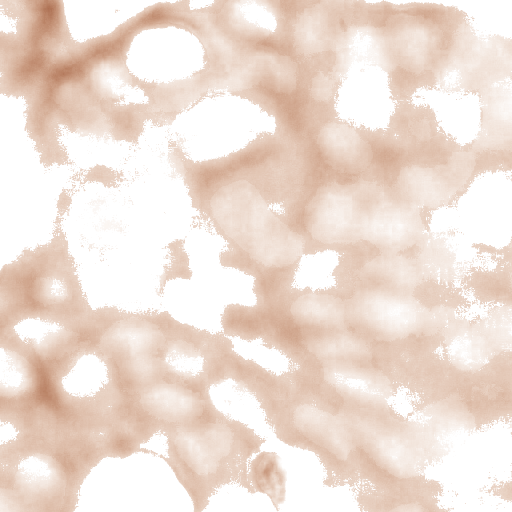
#> input picture example2/Batch_Nuclei_Mem_Seg/d.png, 1024 x 1024 px, given in place of her2-2+-score_test_170.png, which was not available (shown at 1/2 size)
$ python one_nuclei_seg.py
#> lines starting #> are read from the running program, lines starting #| are printed output that depends on the picture; pictures that were not available may be replaced by others from this repository, and a replacement may not be noted
#> further down, img_rgb is the input picture: shape (1024, 1024, 3); mean R, G, B 238.5, 222.3, 212.2
### dqcs/dseg.py

#Importing general llibraries
import cv2
import numpy as np
import matplotlib.pyplot as plt
from matplotlib.path import Path
import os
import sys
import pickle
import requests
import json
import math

#Importing image analysis llibraries
from skimage import data, io
from skimage.color import rgb2hed, hed2rgb, rgb2gray, rgba2rgb
from skimage.color import  separate_stains, combine_stains, hdx_from_rgb, rgb_from_hdx
from skimage.util import img_as_ubyte
import skimage.color


#from dqcs import dpixel
from dqcs.dpixel import pixel_OD, interpolate_point, points_inside_polygon, intensity_weighted_center, draw_tn, points_in_polygon,  pixels_between_curves, line_pixels
from dqcs.danalysis import polyArea, calculate_perimeter_numpy, convert_ndarray, read_annotations_txt, plot_annotations, write_annotations
from dqcs.dutils import img_check

#==============================================================================
def cellpose_seg(img_rgb, diameter=100, anno_fig='out.png', anno_file='out_cp.txt', anno_geojson='out.geojson', center_file='out_center.txt', is_membrane=False):
    ####Taken from file step3b_nuclei_cellpose.py
    #img_rgb: image as numpy array
    #anno_fig: name of output figure to see annontations
    #is_membrane: if True, visualize outlines as membranes (yellow), otherwise as nuclei (red)

    #Importing cellpose libraries
    from cellpose import models, io, core, plot, utils
    from cellpose.io import imread
    #print('Is GPU Working: ',core.use_gpu())
    # Initialize Cellpose model
    model_cyto = models.CellposeModel(gpu=True)      # For cell membrane detection
    # Define channels (0 for grayscale, [0, 0] for single-channel grayscale, [1, 2] for red/green channels)
    ## Perform nuclei segmentation on Hematoxylin channel
    masks_h, flows_h, styles_h = model_cyto.eval(img_rgb, flow_threshold=30, cellprob_threshold=-5, diameter= diameter)

    mask_RGB_h = plot.mask_overlay(img_rgb, masks_h)
    outlines_h = utils.outlines_list(masks_h)

    ##outlines_h: list of numpy arrays, where each np array is of size ~ 200-400 having pixel coordinates of nuclear annotations

    #with open(img[:-4]+'_nuclei_cellpose.pkl', 'wb') as f:
    #    pickle.dump(outlines_h, f)

    # Visualize as membranes (yellow) or nuclei (red) based on is_membrane flag
    if is_membrane:
        plot_annotations(img_rgb, anno_fig, nuclei_anno=None, mem_anno=outlines_h)
    else:
        plot_annotations(img_rgb, anno_fig, nuclei_anno=outlines_h, mem_anno=None)

    write_annotations(outlines_h,anno_file,anno_geojson, center_file)

    return outlines_h


#==============================================================================
# [182 lines left out: functions membrane_seg, plot_OD, not called in this run]
#==============================================================================

#==============================================================================

def get_OD(img_rgb):
    #This function is going to return OD (of RGB channels) of whole patch/image and average OD
    rx,ry,_    =  img_rgb.shape

    ##Following part is very slow
    '''
    d1 = np.zeros_like(img_rgb[:, :, 0])
    for i in range(rx):
        for j in range(ry):
            d1[i,j] = pixel_OD(img_rgb,i,j)
    #===================================================
    '''

    ##Following is fast but consume more memory
    '''# Compute per-channel OD
    #img2 = (img_rgb / 255.0).astype(np.uint8)
    img2 = img_rgb.astype(np.float64) / 255.0
    dr = -np.log((img2[:,:,0] ) + 0.0001)
    dg = -np.log((img2[:,:,1] ) + 0.0001)
    db = -np.log((img2[:,:,2] ) + 0.0001)
    # Mean OD per pixel (average over RGB)
    d1 = (dr + dg + db) / 3.0
    # Scale as in your original code
    d1 = d2 * 255.0 / 5.75
    #===================================================
    '''

    ##Following is fast as well less memory consuming
    #img = img_rgb.astype(np.float32) / 255.0
    img1 = img_rgb.astype(np.float64) / 255.0
    #img1 = (img_rgb / 255.0).astype(np.uint8)
    img1 = -np.log(img1 + 0.0001)
    d1 = img1.mean(axis=2) * 255.0 / 5.75
    #===================================================

    d1 = d1.astype(np.uint8)
    d1_av = np.sum(d1)/(rx*ry)

    #print(np.sum(d1),d1_av)

    return d1, d1_av
#==============================================================================

#==============================================================================
def get_hed(img_file, h_file=None, e_file=None, d_file=None):
    # Load an image and normalize it ---------------------------------------------
    if isinstance(img_file, str):
        img_rgb = io.imread(img_file) #cv2.imread(img_file)
    else:
        img_rgb = img_file
    if img_rgb.shape[2] == 4:
        print("Warning: Input image has an alpha channel. Removing it.")
        img_rgb = img_rgb[:,:,0:3]

    img_rgb[img_rgb>210]=255 #Making all offwhite background pixels to completely white
    img_rgb_normalize = img_rgb / 255.0 #Normalizing pixel values to 0-1
    #----------------------------------------------------------------------------
    # Converting RGB to HED -----------------------------------------------------
    img_hed = rgb2hed(img_rgb_normalize)
    # Creating an RGB image for each of the separated stains and convert them to ubyte for easy saving of image
    null = np.zeros_like(img_hed[:, :, 0])
    ihc_h = img_as_ubyte(hed2rgb(np.stack((img_hed[:, :, 0], null, null), axis=-1)))
    ihc_e = img_as_ubyte(hed2rgb(np.stack((null, img_hed[:, :, 1], null), axis=-1)))
    ihc_d = img_as_ubyte(hed2rgb(np.stack((null, null, img_hed[:, :, 2]), axis=-1)))

    #ihc_h = hed2rgb(np.stack((img_hed[:, :, 0], null, null), axis=-1))
    #ihc_e = hed2rgb(np.stack((null, img_hed[:, :, 1], null), axis=-1))
    #ihc_d = hed2rgb(np.stack((null, null, img_hed[:, :, 2]), axis=-1))

    if(h_file): io.imsave(h_file, ihc_h)
    if(e_file): io.imsave(e_file, ihc_e)
    if(d_file): io.imsave(d_file, ihc_d)

    return ihc_h, ihc_e, ihc_d
#==============================================================================

#==============================================================================
def get_hd_clean(img_file, h_file=None, d_file=None):
    # Load an image and normalize it ---------------------------------------------
#> called with img_file = '../images/2/her2-2+-score_test_170.png', h_file = 'h.png', d_file = 'd.png'
    if isinstance(img_file, str):
        img_rgb = io.imread(img_file) #cv2.imread(img_file)
    else:
        img_rgb = img_file
    if img_rgb.shape[2] == 4:
        print("Warning: Input image has an alpha channel. Removing it.")
        img_rgb = img_rgb[:,:,0:3]

    img_rgb[img_rgb>210]=255 #Making all offwhite background pixels to completely white
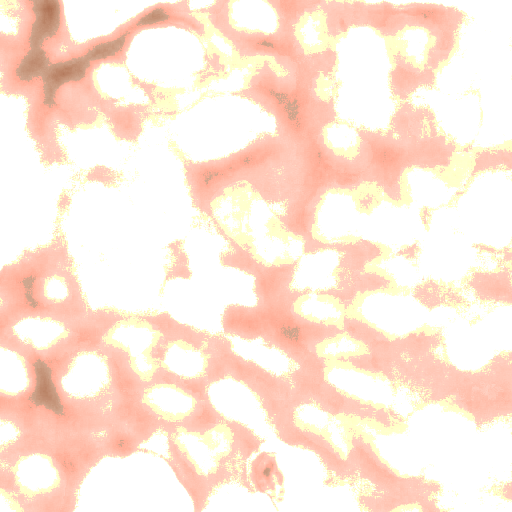
#> img_rgb: shape (1024, 1024, 3) (shown at 1/2 size); mean R, G, B 253.9, 231.6, 217
    img_rgb_normalize = img_rgb / 255.0 #Normalizing pixel values to 0-1
    #----------------------------------------------------------------------------
    # Converting RGB to HED -----------------------------------------------------
    img_hed = rgb2hed(img_rgb_normalize)
#> img_hed: shape (1024, 1024, 3) float64; mean of channels 0, 1, 2 1.94e-06, 0.00328, 0.019
    # Creating an RGB image for each of the separated stains and convert them to ubyte for easy saving of image
    null = np.zeros_like(img_hed[:, :, 0])

    ihc_h = img_as_ubyte(hed2rgb(np.stack((img_hed[:, :, 0], null, null), axis=-1)))
#> ihc_h: shape (1024, 1024, 3); mean of channels 0, 1, 2 255, 255, 255
    ihc_e = img_as_ubyte(hed2rgb(np.stack((null, img_hed[:, :, 1], null), axis=-1)))
#> ihc_e: shape (1024, 1024, 3); mean of channels 0, 1, 2 254.2, 244.2, 253.7
    ihc_d = img_as_ubyte(hed2rgb(np.stack((null, null, img_hed[:, :, 2]), axis=-1)))
#> ihc_d: shape (1024, 1024, 3); mean of channels 0, 1, 2 238.1, 222, 212.1

    rx,ry,_ = img_hed.shape
#> rx = 1024; ry = 1024
    h_od,_    = get_OD(ihc_h)
#> in get_OD, `img1 = img_rgb.astype(np.float64) / 255.0`: img1: shape (1024, 1024, 3) float64; mean of channels 0, 1, 2 1, 1, 1
#> in get_OD, `img1 = -np.log(img1 + 0.0001)`: img1: shape (1024, 1024, 3) float64; mean of channels 0, 1, 2 -9.04e-05, -8.86e-05, -0.0001
#> in get_OD, `d1 = img1.mean(axis=2) * 255.0 / 5.75`:
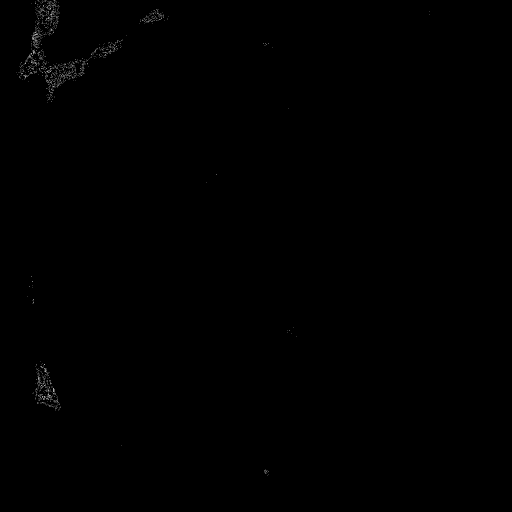
#> d1: shape (1024, 1024) float64 (shown at 1/2 size); min -0.00443, max 0.17, mean -0.00412; drawn with min black and max white
#> in get_OD, `d1 = d1.astype(np.uint8)`: d1: shape (1024, 1024); every value is 0
#> in get_OD, `d1_av = np.sum(d1)/(rx*ry)`: d1_av = 0
    d_od,_    = get_OD(ihc_d)
#> in get_OD (call 2), `img1 = img_rgb.astype(np.float64) / 255.0`: img1: shape (1024, 1024, 3) float64; mean of channels 0, 1, 2 0.934, 0.871, 0.832
#> in get_OD (call 2), `img1 = -np.log(img1 + 0.0001)`: img1: shape (1024, 1024, 3) float64; mean of channels 0, 1, 2 0.0709, 0.15, 0.205
#> in get_OD (call 2), `d1 = img1.mean(axis=2) * 255.0 / 5.75`:
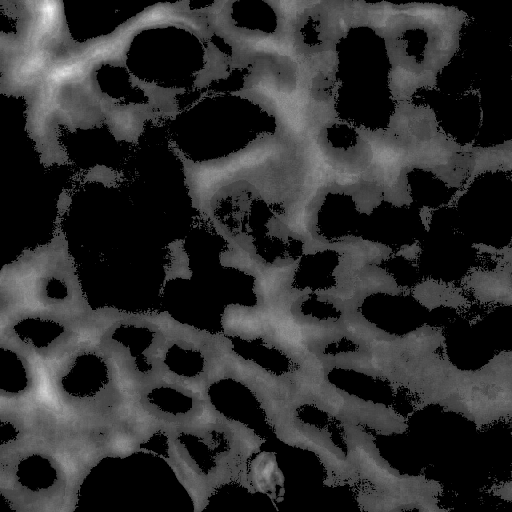
#> d1: shape (1024, 1024) float64 (shown at 1/2 size); min -0.00443, max 34.48, mean 6.3; drawn with min black and max white
#> in get_OD (call 2), `d1_av = np.sum(d1)/(rx*ry)`: d1_av = 6.02

    #Modifying pixel values in H and D channel to separate nuclei with membrane
    for xi in range(rx):
        for yj in range(ry):
            odh = h_od[xi, yj]
            odd = d_od[xi, yj]
            #odh = h_od[yj, xi]
            #odd = d_od[yj, xi]
            if( odh > odd): # If OD of hematoxylin is more than remove correspondint part from DAB channel
                img_hed[xi,yj,2] = 0
            if( odh < odd): # If OD of hematoxylin is more
                img_hed[xi,yj,0] = 0
#> img_hed: shape (1024, 1024, 3) float64; mean of channels 0, 1, 2 0, 0.00328, 0.019

    ihc_hm = img_as_ubyte(hed2rgb(np.stack((img_hed[:, :, 0], null, null), axis=-1)))
#> ihc_hm: shape (1024, 1024, 3); every value is 255
    ihc_dm = img_as_ubyte(hed2rgb(np.stack((null, null, img_hed[:, :, 2]), axis=-1)))
    if(h_file): io.imsave(h_file, ihc_hm)
    if(d_file): io.imsave(d_file, ihc_dm)

    return ihc_hm, ihc_dm
#==============================================================================

def plot_aoutline(outline_coord, color='red'):
    plt.plot( np.mean(outline_coord[:, 0]), np.mean(outline_coord[:, 1]), marker='o', color=color )
    plt.plot(outline_coord[:,0], outline_coord[:,1], color=color, linewidth=1)
    #for cc in outline_coord: #Plotting the outline
    #   plt.plot(cc[0], cc[1], '*',color=color, markersize=1.0)
    #    #plt.plot(cc[0], cc[1], color=color)

#==============================================================================
# [555 lines left out: functions squeeze_nuclei_annotations, squeeze_aoutline, squeeze_aoutlinex, squeeze_aoutliney, patch_bioinformatics, get_OD_single_channel and 1 more, not called in this run]
#==============================================================================

'''
    dabod = get_OD(ihc_dm)
    meandOD = np.sum(dabod)/(rx*ry)
    htod  = get_OD(ihc_hm)
    meanhOD = np.sum(htod)/(rx*ry)

    print(f'Max average DAB OD for {tp} is = {meandOD},{np.max(dabod)}; Max average Hematoxylin OD for {tp} is = {meanhOD},{np.max(htod)}')

    dod_analysis.append(meandOD)
    hod_analysis.append(meanhOD)

print(f'For {tp} max_average_dOD = {np.max(dod_analysis)}, min_average_dOD = {np.min(dod_analysis)}, average_dOD = {np.mean(dod_analysis)}, std = {np.std(dod_analysis)}')

print(f'For {tp} max_average_dOD = {np.max(hod_analysis)}, min_average_dOD = {np.min(hod_analysis)}, average_dOD = {np.mean(hod_analysis)}, std = {np.std(hod_analysis)}')


    if(h_file): io.imsave(h_file, ihc_h)
    if(e_file): io.imsave(e_file, ihc_e)
    if(d_file): io.imsave(d_file, ihc_d)

    return ihc_h, ihc_e, ihc_d


    print(np.min(img_hed[:, :, 0]), np.max(img_hed[:, :, 0]))

    # Modifying hed image to identify nuclei clearly
    img_hed[:, :, 1] = 0          #Nullifying E channel
    img_rgb_n = hed2rgb(img_hed)  #Converting back to RGB
    img_rgb_clipped = np.clip(img_rgb_n, 0, 1) # Clipping values between 0 to 1
    img_rgb_final = (img_rgb_clipped* 255).astype(np.uint8)

    img_hed[:, :, 0] [img_hed[:, :, 2]>0.05] = 0 #Modifying (deleting significant DAB part) h channel for better nuclei segmentation
    ihc_hm = img_as_ubyte(hed2rgb(np.stack((img_hed[:, :, 0], null, null), axis=-1)))
    io.imsave(f'../{tpo}/'+fn[:-4]+'_hm.png', ihc_hm)
    plot_density(f'../{tpo}/'+fn[:-4]+'_hm.png', f'../{tpo}/'+fn[:-4]+'_hmdensity.png')

'''

### examples/Batch_Nuclei_Segmentation/one_nuclei_seg.py

#Importing image analysis llibraries
import cv2
from skimage import data, io
import os
import sys
import numpy as np

sys.path.append('/mnt/c/Users/admin/OneDrive/Desktop/Digital_Pathology/backend/qcs/')

#from dqcs import dpixel
from dqcs.dseg import cellpose_seg, get_hd_clean, get_hed, membrane_seg
from dqcs.danalysis import show_annotations_txt, read_annotations_txt, plot_annotations, filter_nuclei_annotations, alter_anno, write_annotations
from skimage import exposure


img = 'her2-2+-score_test_170.png'#'her2-2+-score_train_871.png'
path = '../images/2/' #'../images/2/'

#img = 'patch_l0_x4096_y21504.png'#'her2-2+-score_train_871.png'
#path = '../images/spatches/' #'../images/2/'

tpo = 'check/'
img_n = path+img
img_rgb    = io.imread(img_n)


#Step1. Stain Deconvolution
ihc_hm, ihc_dm = get_hd_clean(img_n, h_file='h.png', d_file='d.png')
ihc_hm, _, ihc_dm = get_hed(img_n, h_file='h.png', d_file='d.png')

print(img_n, np.min(ihc_hm), np.max(ihc_hm))
#| ../images/2/her2-2+-score_test_170.png 254 255


###Step2. Enhance nuclei intensity for proper identification
#ihc_hm_enhanced = ihc_hm
ihc_hm_enhanced = exposure.adjust_gamma(ihc_hm , gamma=1.1)
##ihc_hm_enhanced = histo_eq(ihc_hm) #gamma_correction(ihc_hm)
##ihc_hm_enhanced = exposure.equalize_adapthist(ihc_hm, clip_limit=0.03)
#ihc_hm_enhanced = exposure.equalize_hist(ihc_hm)


#Step3. Nuclei segmentation using cellpose
outlines_h = cellpose_seg(ihc_hm_enhanced, diameter=80, anno_fig=tpo+img[:-4]+'_hanno.png', anno_file=tpo+img[:-4]+'_n.txt', anno_geojson=tpo+img[:-4]+'_n.geojson', center_file=tpo+img[:-4]+'_ncenter.txt')
#> (the run stopped early here; a loop or call above may not have finished)

$ run again, on example2/Batch_Nuclei_Mem_Seg/h.png
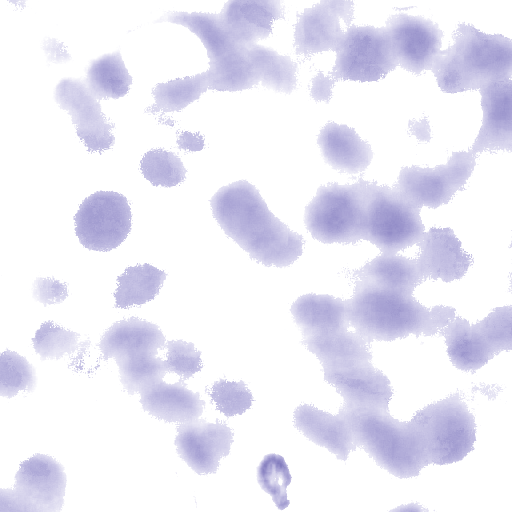
#> input picture example2/Batch_Nuclei_Mem_Seg/h.png, 1024 x 1024 px, given in place of her2-2+-score_test_170.png, which was not available (shown at 1/2 size)
#> img_rgb is the input picture: shape (1024, 1024, 3); mean R, G, B 235.2, 233.9, 245.5
#> ihc_h: shape (1024, 1024, 3); mean of channels 0, 1, 2 237.3, 236.2, 246.3
#> ihc_e: shape (1024, 1024, 3); mean of channels 0, 1, 2 254.7, 250.5, 254.5
#> ihc_d: shape (1024, 1024, 3); mean of channels 0, 1, 2 255, 255, 255
#> in get_OD, `d1 = img1.mean(axis=2) * 255.0 / 5.75`:
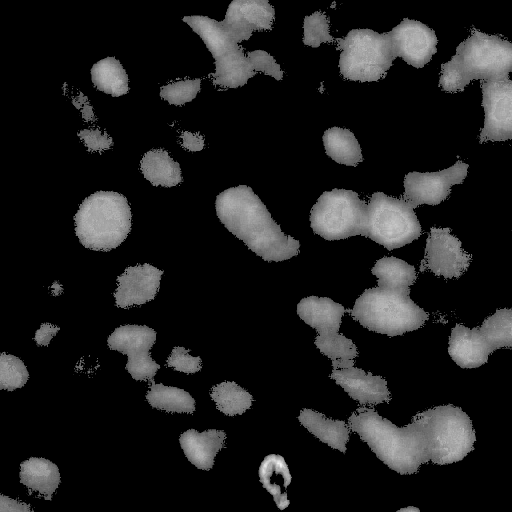
#> d1: shape (1024, 1024) float64 (shown at 1/2 size); min -0.00443, max 26.02, mean 3.1; drawn with min black and max white
#> d1_av = 2.95
#> in get_OD (call 2), `d1 = img1.mean(axis=2) * 255.0 / 5.75`:
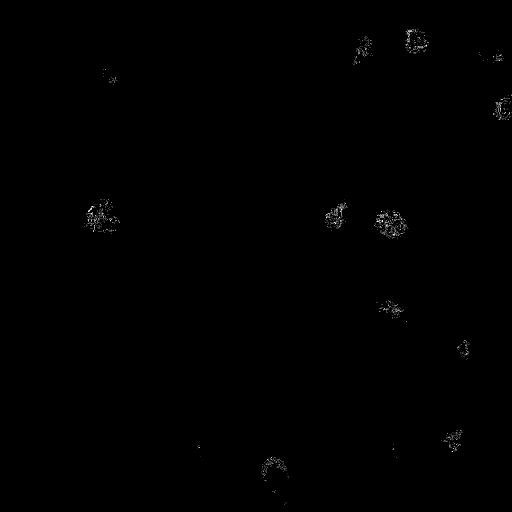
#> d1: shape (1024, 1024) float64 (shown at 1/2 size); min -0.00443, max 0.112, mean -0.00417; drawn with min black and max white
#> d1_av = 0
#> ihc_dm: shape (1024, 1024, 3); every value is 255
#| ../images/2/her2-2+-score_test_170.png 120 255
#> ihc_hm_enhanced: shape (1024, 1024, 3); mean of channels 0, 1, 2 235.9, 234.7, 245.6
